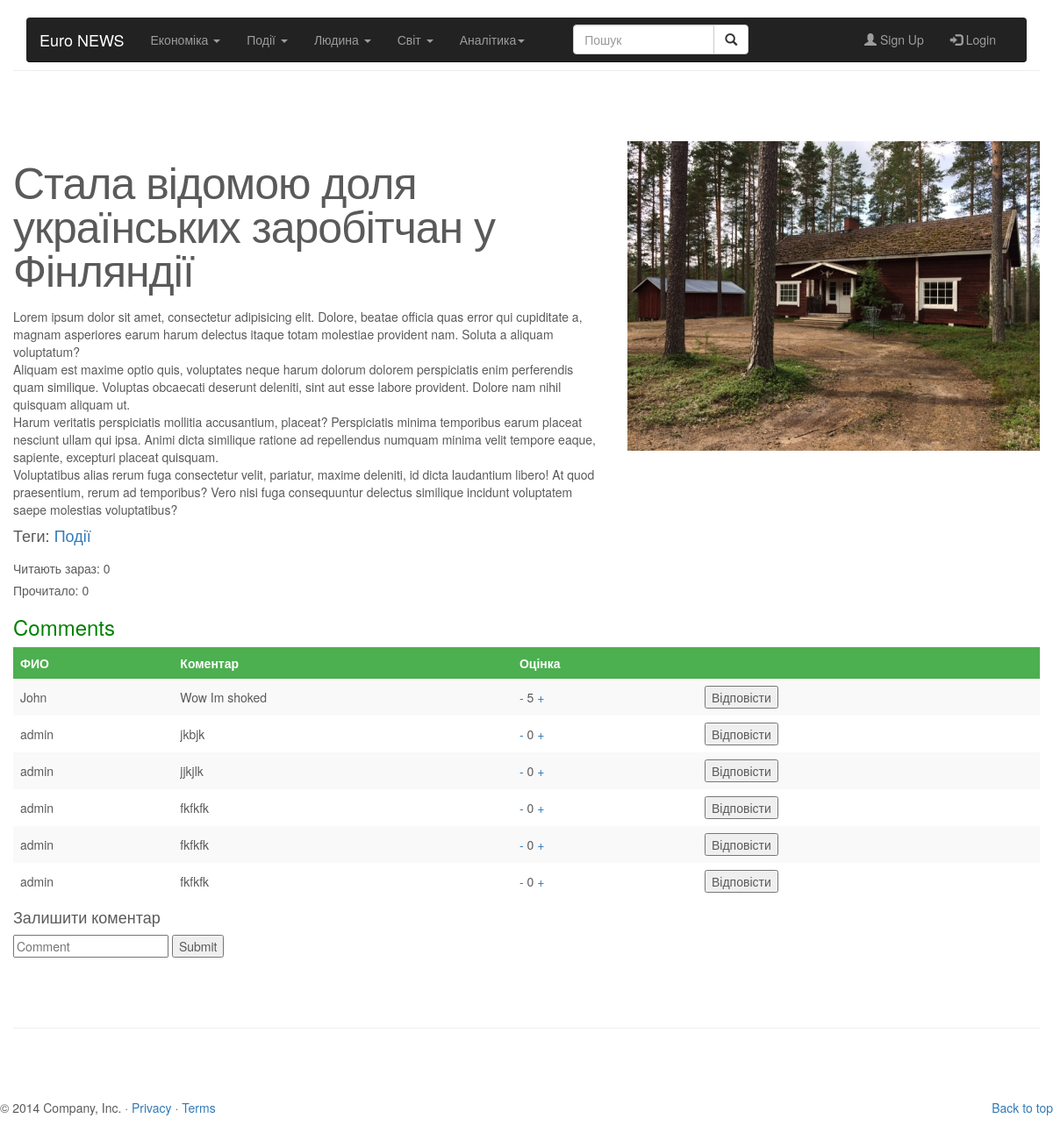
The page /news/article-event.php?id=6 on the database its author committed.
### tables this page shows
CREATE TABLE `news` (
  `id` int(11) NOT NULL,
  `user_id` int(11) NOT NULL,
  `section` text NOT NULL,
  `name` text NOT NULL,
  `content` text NOT NULL,
  `date` date NOT NULL,
  `image` text NOT NULL,
  `analitics` tinyint(1) DEFAULT NULL
);

CREATE TABLE `comments` (
  `id` int(11) NOT NULL,
  `user_id` int(11) NOT NULL,
  `news_id` int(11) NOT NULL,
  `text` text NOT NULL,
  `points` int(11) NOT NULL DEFAULT '0',
  `date` date NOT NULL,
  `recomment` int(11) NOT NULL
);

CREATE TABLE `users` (
  `id` int(11) NOT NULL,
  `name` text NOT NULL,
  `email` text NOT NULL,
  `password` text NOT NULL,
  `comments_count` int(11) NOT NULL
);

### news/config.php (called while the page is built, shortened)
<?php
$config = [
    "ip" => "localhost",
    "port" => 3306,
    "login" => "root",
    "password" => "",
    "database" => "news",
];
$mySqlRes = mysqli_connect($config['ip'], $config['login'], $config['password']);
mysqli_select_db($mySqlRes, "news");
mysqli_set_charset($mySqlRes, "utf8");
$resEvent = mysqli_query($mySqlRes, "SELECT * FROM `news` where `section` = \"Події\" ORDER BY date DESC LIMIT 5 ;");
$eventArray = [];
while ($row = mysqli_fetch_assoc($resEvent)) {
    $eventArray[$row['id']] = ["id" => $row['id'], "user_id" => $row['user_id'], "section" => $row['section'], "name" => $row['name'],
        "content" => $row['content'], "date" => $row['date']
        , "image" => $row['image'], "analitics" => $row['analitics']];
}
?>

### news/article-event.php (the view, shortened to what this page needs)
<?php include("config.php");
include("header.php");
$id = $_GET['id'];
$content = $eventArray[$id]['content'];
$resComments = mysqli_query($mySqlRes, "SELECT *
FROM users
INNER JOIN comments ON users.id = comments.user_id where news_id=$id AND recomment=0 ORDER by points DESC  ;");
$commentsArray = [];
while ($row = mysqli_fetch_assoc($resComments)) {
    $commentsArray[$row['id']] = ["id" => $row['id'], "user_id" => $row['user_id'], "news_id" => $row['news_id'],
        "text" => $row['text'], "name" => $row['name'], "points" => $row['points'], "recomment" => $row['recomment']];
}
$reCommentsArray = [];
?>
<div class="container marketing">
    <hr class="featurette-divider">
    <div class="row featurette">
        <div class="col-md-7">
            <h2 class="featurette-heading"><?= $eventArray[$id]['name'] ?></h2>
            <p class="lead"><?= $content ?></p>
            <h4>Теги: <a href="event.php"><?= $eventArray[$id]['section'] ?></a></h4>
        </div>
        <div class="col-md-5">
            <img class="featurette-image img-responsive" src="../images/<?= $eventArray[$id]['image'] ?>">
        </div>
    </div>
    <div>
        <h5>Читають зараз: <span id="readNow">0 </span></h5>
        <h5>Прочитало: <span id="readTotal">0</span></h5>
    </div>
    <div>
        <h3 style="color: green">Comments</h3>
        <table>
            <tr>
                <th>ФИО</th>
                <th>Коментар</th>
                <th>Оцінка</th>
                <th></th>
                <th></th>
            </tr>
            <?php foreach ($commentsArray as $value) {
                $comm_id = $value['id'] ;  ?>
                <tr>
                    <td> <?= $value['name'] ?> </td>
                    <td> <?= $value['text'] ?></td>
                    <td>
                        <a href="?id=<?= $_GET["id"] ?>&down=1&points=<?= $value['points'] ?>&comment_id=<?= $value['id'] ?>"
                           id="down">-</a>
                        <?= $value['points'] ?>
                        <a href="?id=<?= $_GET["id"] ?>&up=1&points=<?= $value['points'] ?>&comment_id=<?= $value['id'] ?>"
                           id="up">+</a></td>
                    <td><button class="reComment" id="<?= $value['id'] ?>">Відповісти</button> </td>
                    <td></td>
                </tr>
                <?php
                foreach ($reCommentsArray as $value) {
                    $rec = $value['recomment'];
                    if ($comm_id == $rec){
                        ?>
                        <tr style="background: #d7ffcd">
                            <td></td>
                            <td>  <?= $value['name'] ?> </td>
                            <td>    <?= $value['text'] ?></td>
                            <td>
                                <a href="?id=<?= $_GET["id"] ?>&down=1&points=<?= $value['points'] ?>&comment_id=<?= $value['id'] ?>"
                                   id="down">-</a>
                                <?= $value['points'] ?>
                                <a href="?id=<?= $_GET["id"] ?>&up=1&points=<?= $value['points'] ?>&comment_id=<?= $value['id'] ?>"
                                   id="up">+</a></td>
                            <td><button class="reComment" id="<?= $comm_id ?>">Відповісти</button> </td>
                        </tr>
                    <?php }}} ?>
        </table>
        <form class="form-inline" method="post" action="submit_comment.php">
            <h4>Залишити коментар</h4>
            <input name="text" type="text" placeholder="Comment">
            <input  type="submit">
        </form>
    </div>
    <hr class="featurette-divider">
</div>
<?php
include("footer.php");
?>

### news/header.php (style rules this page uses)
body { overflow-x: hidden; }
table { border-collapse: collapse; width: 100%; }
th, td { text-align: left; padding: 8px; }
tr:nth-child(even) { background-color: #f9f9f9 }
th { background-color: #4CAF50; color: white; }

### rows shown on the page
news: name "Стала відомою доля українських заробітчан у Фінляндії", content "Lorem ipsum dolor sit amet, consectetur adipisicing elit. Dolore, beatae officia quas error qui cupiditate a, magnam asperiores earum harum delectus itaque totam molestiae provident nam. Soluta a aliquam voluptatum? Aliquam est maxime optio quis, voluptates neque harum dolorum dolorem perspiciatis enim perferendis quam similique. Voluptas obcaecati deserunt deleniti, sint aut esse labore provident. Dolore nam nihil quisquam aliquam ut. Harum veritatis perspiciatis mollitia accusantium, placeat? Perspiciatis minima temporibus earum placeat nesciunt ullam qui ipsa. Animi dicta similique ratione ad repellendus numquam minima velit tempore eaque, sapiente, excepturi placeat quisquam.…", section "Події", image (picture)
comments: user.name "John", text "Wow Im shoked", points "5"
comments: user.name "admin", text "jkbjk", points "0"
comments: user.name "admin", text "jjkjlk", points "0"
comments: user.name "admin", text "fkfkfk", points "0"
comments: user.name "admin", text "fkfkfk", points "0"
comments: user.name "admin", text "fkfkfk", points "0"
